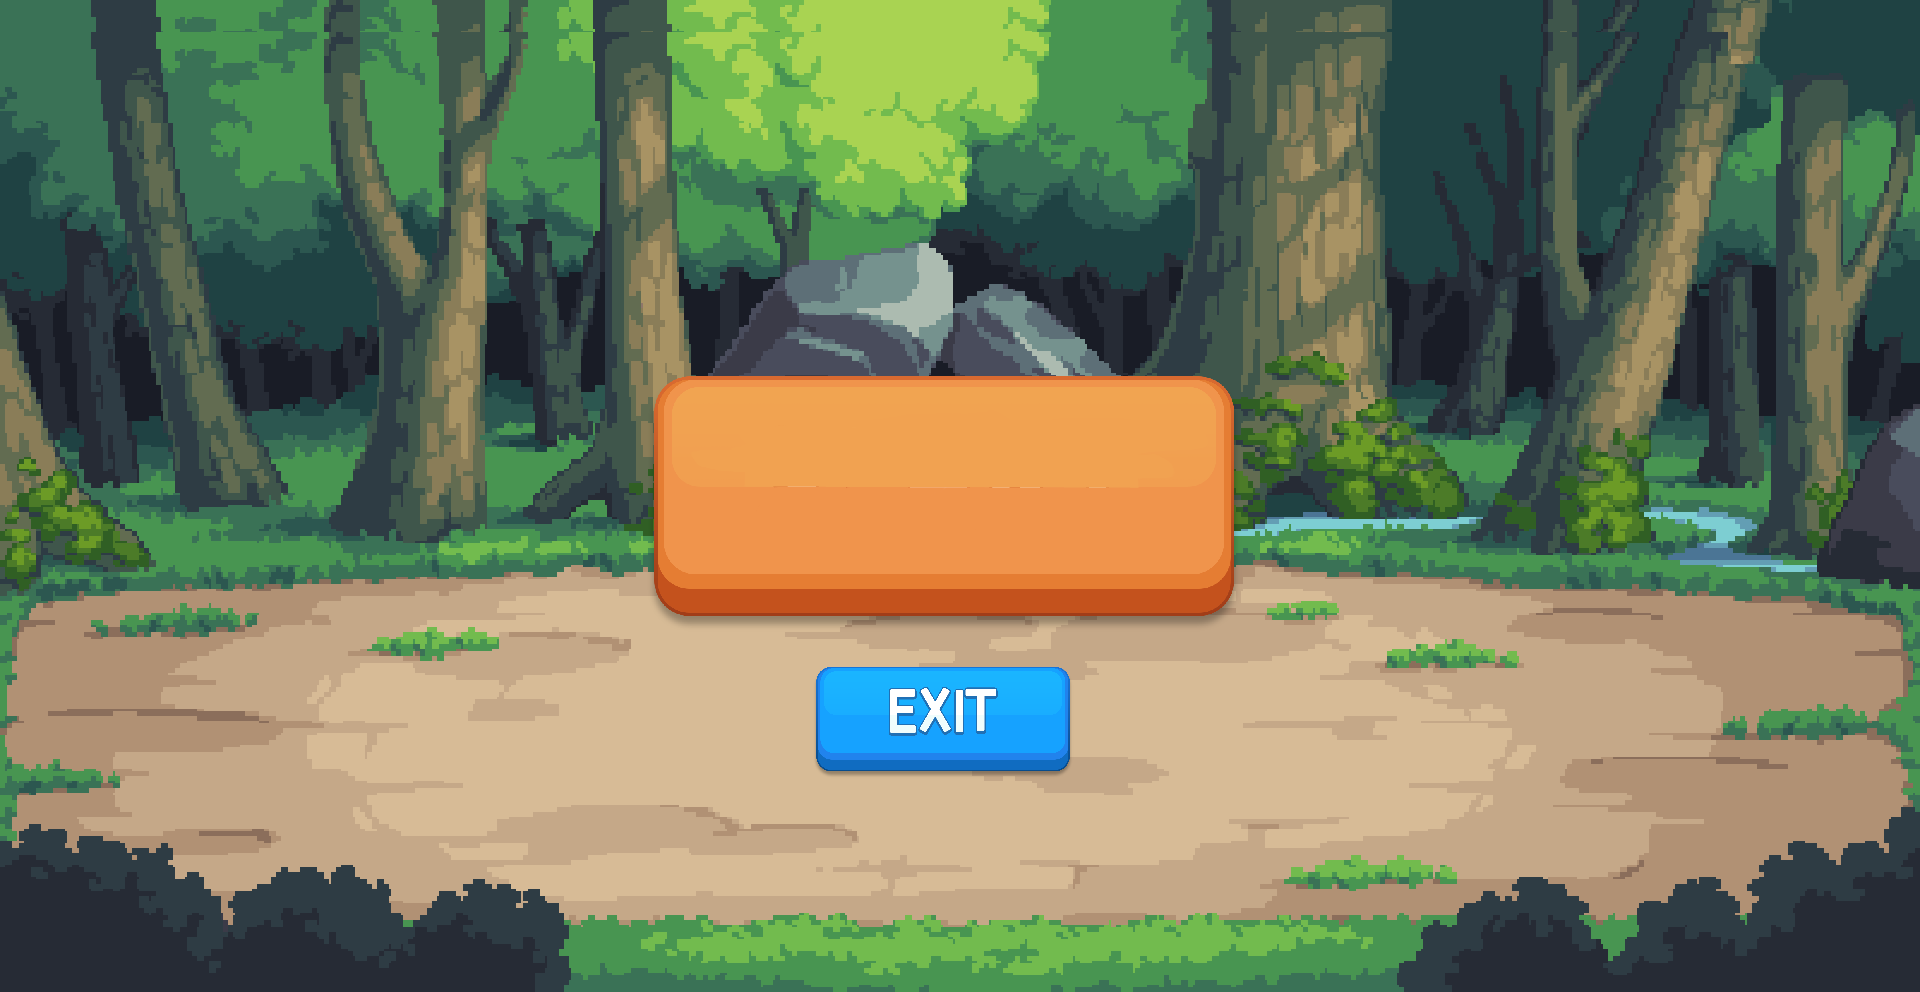

The image is a tile-based game level rendered from a .tmx file. Its description and source (layers, tilesets, objects; grid data summarised) follow:
An orthogonal 60x31 tile map with 32x32 px tiles, 3 tile layers (1, bouttonExit, bouttonStart), 4 tilesets.

<map version="1.5" tiledversion="1.7.2" orientation="orthogonal" renderorder="right-down" width="60" height="31" tilewidth="32" tileheight="32" infinite="0" nextlayerid="6" nextobjectid="1">
 <tileset firstgid="1" name="bg_all" tilewidth="32" tileheight="32" tilecount="1800" columns="60">
  <image source="ecranAcceuil/bg_all.png" trans="a349a4" width="1920" height="960" />
 </tileset>
 <tileset firstgid="1801" name="bouttonStart" tilewidth="32" tileheight="32" tilecount="625" columns="25">
  <image source="ecranAcceuil/bouttonStart.png" trans="a349a4" width="800" height="800" />
 </tileset>
 <tileset firstgid="2426" name="bouttonParametre" tilewidth="32" tileheight="32" tilecount="25" columns="5">
  <image source="ecranAcceuil/bouttonParametre.png" trans="a349a4" width="180" height="180" />
 </tileset>
 <tileset firstgid="2451" name="bouttonExit" tilewidth="32" tileheight="32" tilecount="100" columns="10">
  <image source="ecranAcceuil/bouttonExit.png" trans="a349a4" width="350" height="350" />
 </tileset>
 <layer id="2" name="1" width="60" height="31">
  <data>[1860 cells, 1860 non-empty, 1799 distinct tile ids]</data>
 </layer>
 <layer id="4" name="bouttonExit" width="60" height="31">
  <data>[1860 cells, 45 non-empty, 45 distinct tile ids]</data>
 </layer>
 <layer id="5" name="bouttonStart" width="60" height="31">
  <data>[1860 cells, 171 non-empty, 171 distinct tile ids]</data>
 </layer>
</map>